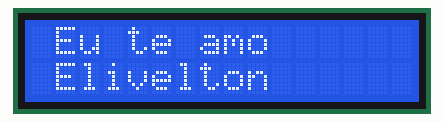
This sketch was run on a simulated Arduino Uno, built with avr-gcc and run on an emulated ATmega328P. On the bench: 16×2 character LCD.

Above: at 0.2 s.

The sketch:

sketch_jan13b.ino
```cpp
#include <Wire.h> // Biblioteca utilizada para fazer a comunicação com o I2C
#include <LiquidCrystal_I2C.h> // Biblioteca utilizada para fazer a comunicação com o display 20x4

#define col 16 // Serve para definir o numero de colunas do display utilizado
#define lin  2 // Serve para definir o numero de linhas do display utilizado
#define ende 0x27 // Serve para definir o endereço do display.

LiquidCrystal_I2C lcd(ende,col,lin); // Chamada da funcação LiquidCrystal para ser usada com o I2C

void setup() //Incia o display
{
  lcd.init(); // Serve para iniciar a comunicação com o display já conectado
  lcd.backlight(); // Serve para ligar a luz do display
  lcd.clear(); // Serve para limpar a tela do display
}
void loop()
{
  lcd.setCursor(1,0); // Coloca o cursor do display na coluna 1 e linha 1
  lcd.print("Eu te amo"); // Comando de saída com a mensagem que deve aparecer na coluna 2 e linha 1.
  lcd.setCursor(1, 1); //Coloca o cursor do display na coluna 1 e linha 2
  lcd.print("lindooo");  // Comando de saida com a mensagem que deve aparecer na coluna 2 e linha 2
  lcd.setCursor(1,2); //Coloca o cursor do display na coluna 1 e linha 1
  lcd.print("meu amor");  // Comando de saida com a mensagem que deve aparecer na coluna 2 e linha 3
  lcd.setCursor(1 ,3); //Coloca o cursor do display na coluna 1 e linha 2
  lcd.print("Elivelton");  // Comando de saida com a mensagem que deve aparecer na coluna 2 e linha 4
  delay(3000);  // delay de 5 segundos com todas as mensagens na tela
  lcd.clear(); // Limpa o display até o loop ser reiniciado
}
```
